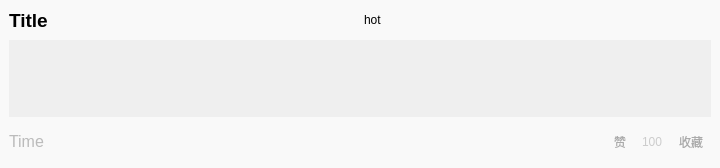
<?xml version="1.0" encoding="UTF-8"?>
<ui version="4.0">
 <class>CardCell</class>
 <widget class="QWidget" name="CardCell">
  <property name="geometry">
   <rect>
    <x>0</x>
    <y>0</y>
    <width>720</width>
    <height>168</height>
   </rect>
  </property>
  <property name="sizePolicy">
   <sizepolicy hsizetype="Expanding" vsizetype="Fixed">
    <horstretch>0</horstretch>
    <verstretch>0</verstretch>
   </sizepolicy>
  </property>
  <property name="windowTitle">
   <string>Form</string>
  </property>
  <property name="styleSheet">
   <string notr="true">border:none;</string>
  </property>
  <layout class="QHBoxLayout" name="horizontalLayout">
   <property name="spacing">
    <number>0</number>
   </property>
   <property name="leftMargin">
    <number>0</number>
   </property>
   <property name="topMargin">
    <number>0</number>
   </property>
   <property name="rightMargin">
    <number>0</number>
   </property>
   <property name="bottomMargin">
    <number>0</number>
   </property>
   <item>
    <widget class="QFrame" name="frame">
     <property name="sizePolicy">
      <sizepolicy hsizetype="Expanding" vsizetype="Fixed">
       <horstretch>0</horstretch>
       <verstretch>0</verstretch>
      </sizepolicy>
     </property>
     <property name="minimumSize">
      <size>
       <width>0</width>
       <height>0</height>
      </size>
     </property>
     <property name="maximumSize">
      <size>
       <width>1000</width>
       <height>200</height>
      </size>
     </property>
     <property name="styleSheet">
      <string notr="true">QPushButton{
	border:none;
	color:#aaa;
	padding:8px;
}
#frame{background:#f9f9f9;}</string>
     </property>
     <property name="frameShape">
      <enum>QFrame::StyledPanel</enum>
     </property>
     <property name="frameShadow">
      <enum>QFrame::Raised</enum>
     </property>
     <layout class="QVBoxLayout" name="verticalLayout">
      <property name="spacing">
       <number>8</number>
      </property>
      <item>
       <layout class="QHBoxLayout" name="horizontalLayout_2">
        <property name="sizeConstraint">
         <enum>QLayout::SetDefaultConstraint</enum>
        </property>
        <item>
         <widget class="QLabel" name="titleLab">
          <property name="sizePolicy">
           <sizepolicy hsizetype="Preferred" vsizetype="Fixed">
            <horstretch>0</horstretch>
            <verstretch>0</verstretch>
           </sizepolicy>
          </property>
          <property name="styleSheet">
           <string notr="true">font-size:14pt;font-weight:bold;</string>
          </property>
          <property name="text">
           <string>Title</string>
          </property>
         </widget>
        </item>
        <item>
         <widget class="QLabel" name="hotLab">
          <property name="sizePolicy">
           <sizepolicy hsizetype="Preferred" vsizetype="Fixed">
            <horstretch>0</horstretch>
            <verstretch>0</verstretch>
           </sizepolicy>
          </property>
          <property name="text">
           <string>hot</string>
          </property>
         </widget>
        </item>
       </layout>
      </item>
      <item>
       <layout class="QHBoxLayout" name="horizontalLayout_3">
        <item>
         <widget class="QTextEdit" name="tipLab">
          <property name="enabled">
           <bool>false</bool>
          </property>
          <property name="sizePolicy">
           <sizepolicy hsizetype="Expanding" vsizetype="Minimum">
            <horstretch>0</horstretch>
            <verstretch>0</verstretch>
           </sizepolicy>
          </property>
          <property name="verticalScrollBarPolicy">
           <enum>Qt::ScrollBarAlwaysOff</enum>
          </property>
          <property name="sizeAdjustPolicy">
           <enum>QAbstractScrollArea::AdjustToContents</enum>
          </property>
          <property name="lineWrapMode">
           <enum>QTextEdit::WidgetWidth</enum>
          </property>
         </widget>
        </item>
       </layout>
      </item>
      <item>
       <layout class="QHBoxLayout" name="horizontalLayout_4">
        <property name="spacing">
         <number>8</number>
        </property>
        <property name="sizeConstraint">
         <enum>QLayout::SetDefaultConstraint</enum>
        </property>
        <item>
         <widget class="QLabel" name="dateLab">
          <property name="sizePolicy">
           <sizepolicy hsizetype="Preferred" vsizetype="Fixed">
            <horstretch>0</horstretch>
            <verstretch>0</verstretch>
           </sizepolicy>
          </property>
          <property name="styleSheet">
           <string notr="true">font-size:12pt;color:#bbb;</string>
          </property>
          <property name="text">
           <string>Time</string>
          </property>
         </widget>
        </item>
        <item>
         <spacer name="horizontalSpacer">
          <property name="orientation">
           <enum>Qt::Horizontal</enum>
          </property>
          <property name="sizeHint" stdset="0">
           <size>
            <width>40</width>
            <height>20</height>
           </size>
          </property>
         </spacer>
        </item>
        <item>
         <widget class="QPushButton" name="surportBtn">
          <property name="text">
           <string>赞</string>
          </property>
         </widget>
        </item>
        <item>
         <widget class="QLabel" name="surportLab">
          <property name="styleSheet">
           <string notr="true">color:#ccc;</string>
          </property>
          <property name="text">
           <string>100</string>
          </property>
         </widget>
        </item>
        <item>
         <widget class="QPushButton" name="collectBtn">
          <property name="text">
           <string>收藏</string>
          </property>
         </widget>
        </item>
       </layout>
      </item>
     </layout>
    </widget>
   </item>
  </layout>
 </widget>
 <resources/>
 <connections/>
</ui>
